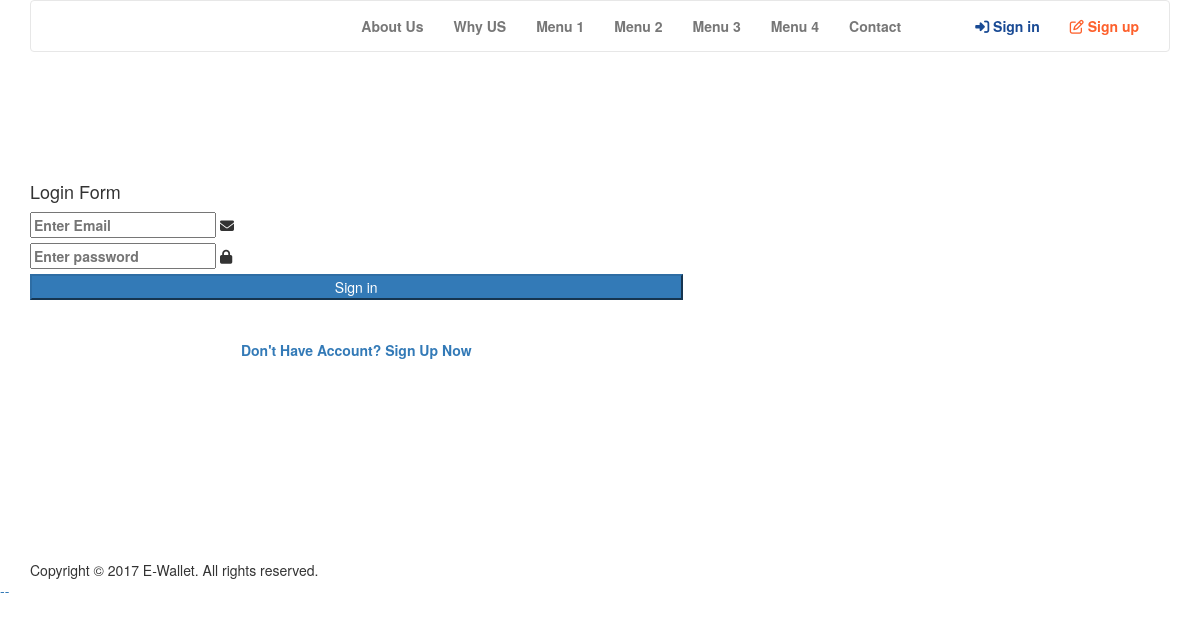
Page /Files/account/login.php on the committed database.
### tables this page shows
CREATE TABLE IF NOT EXISTS `menus` (
  `id` int(11) NOT NULL,
  `name` varchar(255) NOT NULL,
  `btext` blob
);

CREATE TABLE IF NOT EXISTS `general_setting` (
  `id` int(11) NOT NULL,
  `sitetitle` varchar(255) NOT NULL,
  `reg` varchar(1) NOT NULL,
  `notimail` varchar(366) NOT NULL,
  `emailtemp` blob NOT NULL,
  `smsapi` varchar(2555) NOT NULL,
  `head` varchar(255) NOT NULL,
  `htext` blob NOT NULL
);

### Files/function.php (called while the page is built, shortened)
<?php
$baseurl = "http://idealbrothers.thesoftking.com/wallet/account";
$mainpage = "http://idealbrothers.thesoftking.com/wallet";
function urlmod($txt){
	$string = strtolower($txt);
    $string = preg_replace("/[^a-z0-9_\s-]/", "", $string);
    $string = preg_replace("/[\s-]+/", " ", $string);
    $string = preg_replace("/[\s_]/", "-", $string);
    $url = $string;
	return $url;
}
?>

### Files/account/headernonuser.php (the view, shortened to what this page needs)
<?php
require_once('../function.php');
$gen = mysql_fetch_array(mysql_query("SELECT sitetitle FROM general_setting WHERE id='1'"));
?>
<!doctype html>
<html lang="en">
<head>
<link rel="stylesheet" media="screen" href="<?php echo $baseurl; ?>/js/bootstrap/bootstrap.min.css" type="text/css" />
<link rel="stylesheet" href="<?php echo $baseurl; ?>/js/mainmenu/menu.css" type="text/css" />
<link rel="stylesheet" href="<?php echo $baseurl; ?>/css/default.css" type="text/css" />
<link rel="stylesheet" href="<?php echo $baseurl; ?>/css/layouts.css" type="text/css" />
<link rel="stylesheet" href="<?php echo $baseurl; ?>/css/shortcodes.css" type="text/css" />
<link rel="stylesheet" href="<?php echo $baseurl; ?>/css/font-awesome/css/font-awesome.min.css">
<link rel="stylesheet" media="<?php echo $baseurl; ?>/screen" href="css/responsive-leyouts.css" type="text/css" />
<link rel="stylesheet" type="<?php echo $baseurl; ?>/text/css" href="css/Simple-Line-Icons-Webfont/simple-line-icons.css" media="screen" />
<link rel="stylesheet" href="<?php echo $baseurl; ?>/css/et-line-font/et-line-font.css">
<link rel="stylesheet" href="<?php echo $baseurl; ?>/js/custom-scrollbar/jquery.mCustomScrollbar.css">
<link rel="stylesheet" type="text/css" href="<?php echo $baseurl; ?>/js/smart-forms/smart-forms.css">
<link rel="stylesheet" href="<?php echo $baseurl; ?>/css/shaon.css">
</head>
<body>
<div class="site_wrapper">
  <div id="header">
    <div class="container">
      <div class="navbar navbar-default yamm">
        <div class="navbar-header">
          <a href="<?php echo $mainpage; ?>" class="navbar-brand"><img src="<?php echo $mainpage; ?>/logo.png" alt=""/></a> </div>
        <div id="navbar-collapse-grid" class="navbar-collapse collapse pull-right">
          <ul class="nav navbar-nav">
<?php
$ddaa = mysql_query("SELECT id, name FROM menus ORDER BY id");
while ($data = mysql_fetch_array($ddaa))
{
$uri = urlmod($data[1]);
?>
  <li class="">
      <a href="<?php echo "$mainpage/menu/$data[0]/$uri"; ?>" class="dropdown-toggle">
          <?php echo $data[1];  ?>
      </a>
  </li>
<?php
}
?>
            <li class="" style="padding-left: 40px;"> &nbsp; </li>
<li>
    <a href="<?php echo $baseurl; ?>/signin" style="color: #194a94;">
        <i class="fa fa-sign-in"> </i> Sign in
    </a>
</li>
<li>
    <a href="<?php echo $baseurl; ?>/signup" style="color: #fd602c;">
        <i class="fa fa-edit"> </i> Sign up
    </a>
</li>
          </ul>
        </div>
      </div>
    </div>
  </div>

### Files/account/footer.php (shortened to what this page needs)
  <section class="section-copyrights sec-moreless-padding">
    <div class="container">
      <div class="row">
        <div class="col-md-12">
          <span>Copyright © <?php echo date("Y"); ?> <?php echo $gen[0]; ?>. All rights reserved.</span>
          </div>
      </div>
    </div>
  </section>
  <a href="#" class="scrollup">--</a>
</div>

### rows in the picture
menus: name "About Us"
menus: name "Why US"
menus: name "Menu 1"
menus: name "Menu 2"
menus: name "Menu 3"
menus: name "Menu 4"
menus: name "Contact"
general_setting: sitetitle "E-Wallet"
